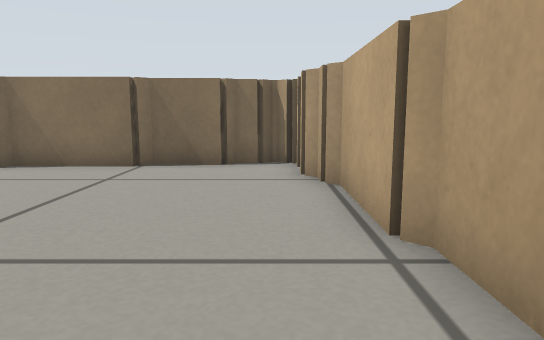
view 1 (above)

12 first-person views from a walk through a robot-simulator world made for Gazebo. The camera is 0.29 m above the floor, tilts 8° down and sees 70° across. The floor is counted in squares, 0.25 m on a side. Each view is taken from the middle of a square. On the plan, view 1 faces up. The plan holds only what a view shows up to about 14 squares ahead; the rest is blank.

view 2
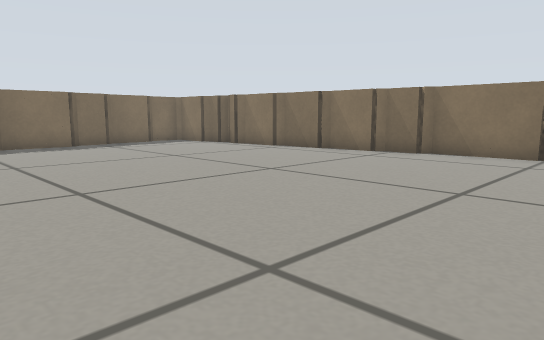

view 3
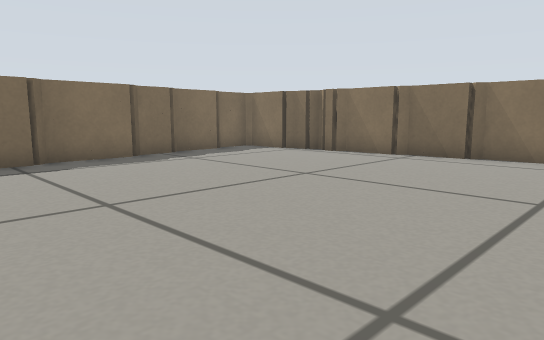

view 4
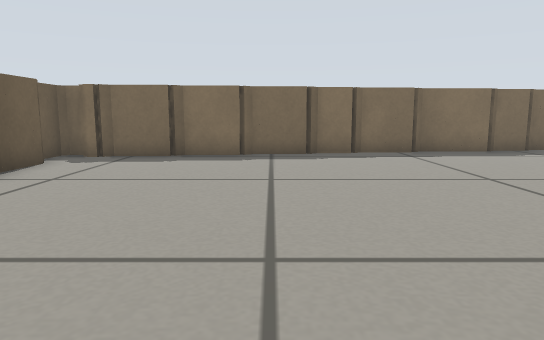

view 5
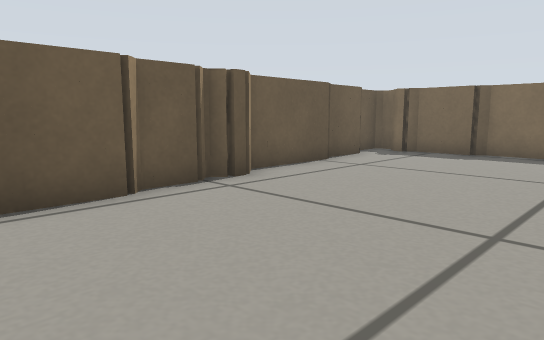

view 6
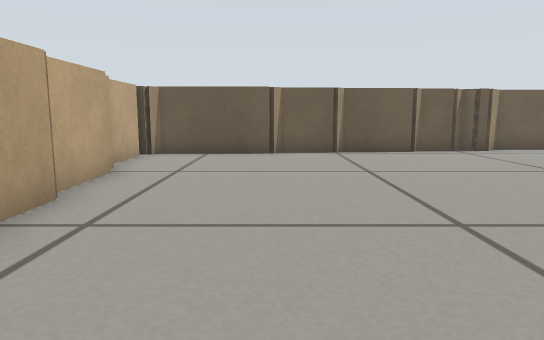

view 7
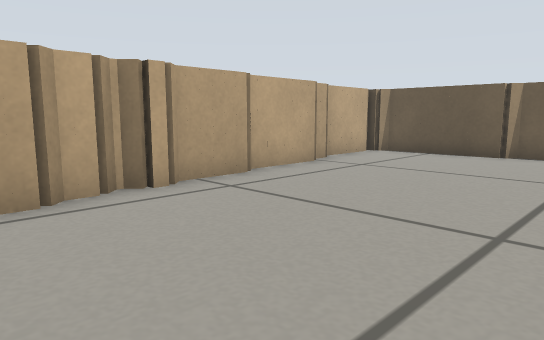

view 8
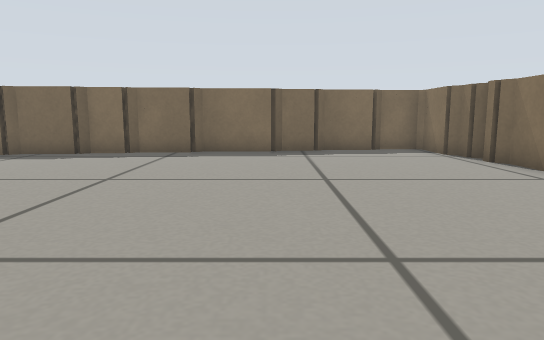

view 9
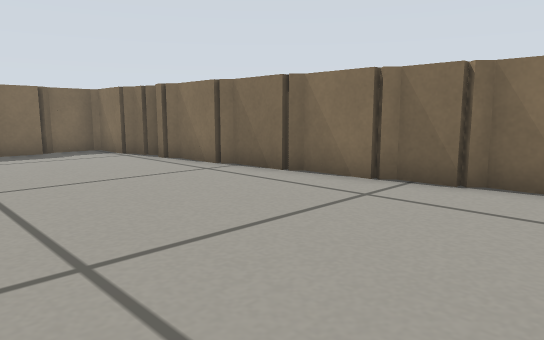

view 10
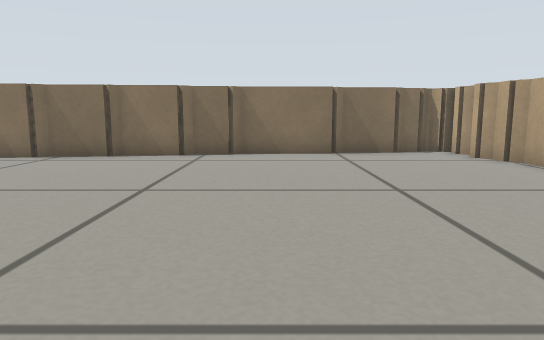

view 11
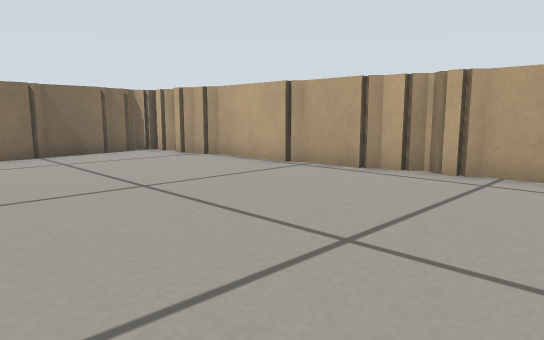

view 12
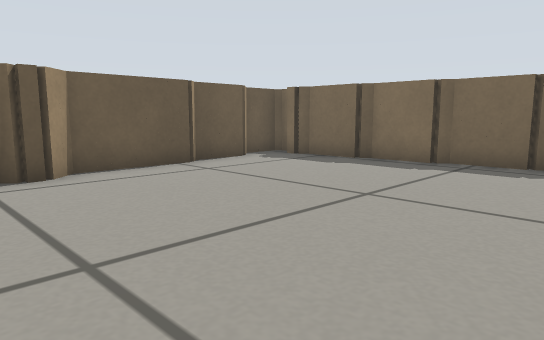

### Floor plan
Points are (right, up) in squares from view 1. A wall is a line through its corners. A room is listed if a view was taken in it or the views show most of it. See-through windows are left out.
Room 1 (views 1, 2, 3, 4, 5, 6, 7, 8, 9, 10, 11, 12)
walls: (-6.9, -9.7) (-5.8, -9.7) (-5.5, -9.4) (-3.3, -9.4) (-3, -9.1) (-1.3, -9.1) (-1, -8.9) (2.5, -8.9); (1.7, 0.1) (2, 0.4) (1.7, 0.8) (1.7, 1.4); (1.4, 1.6) (1.4, 3.3) (1.1, 3.6) (1.1, 6.5); (-16.3, -0.5) (-16.3, -2.2) (-16, -2.5) (-16, -3.6) (-15.7, -3.9) (-15.7, -5.6); (-7.6, 8.3) (-9.4, 8.3); (-9.6, 8) (-11.3, 8) (-11.6, 7.7) (-13.3, 7.7) (-13.6, 7.4); (-15.4, -5.9) (-15.4, -7.6); (-16.6, 2) (-16.6, -0.2); (2.3, -4.9) (2.3, -2.6) (2, -2.4) (2, -0.6); (-15.1, -7.9) (-15.1, -9.5) (-14.9, -9.8); (2.6, -5.8) (2.6, -5.1); (0.9, 6.7) (0.9, 7.3) (0.6, 7.5) (0.6, 8); (-14.7, 7.4) (-15.4, 7.4); (-15.5, 7.2) (-17.4, 7.2) (-17.4, 5.7) (-17.1, 5.5) (-17.1, 3.8) (-16.8, 3.5) (-16.8, 2.3); (2.8, -8.3) (2.8, -6); (-0.2, 9.4) (-0.8, 9.4) (-1.1, 9.1) (-2.8, 9.1) (-3.1, 8.8) (-5.9, 8.8) (-6.2, 8.6) (-7.4, 8.6); (0.4, 9.4) (0.1, 9.7); (-15.4, -11.1) (-14, -11.1) (-13.5, -10.6) (-11.8, -10.6) (-11.5, -10.3) (-8.6, -10.3) (-8.1, -9.7)

Positions as (right, up) in squares from view 1, and headings:
1: (0, 0), facing up
2: (-1, -3), facing up-left
3: (-6, -3), facing up-left
4: (-4, -5), facing left
5: (-3, -4), facing down-left
6: (-1, 3), facing down
7: (-4, 3), facing down-right
8: (-4, 2), facing left
9: (-4, 2), facing up-left
10: (-5, -3), facing up
11: (-6, -3), facing up-right
12: (-6, -2), facing down-left
